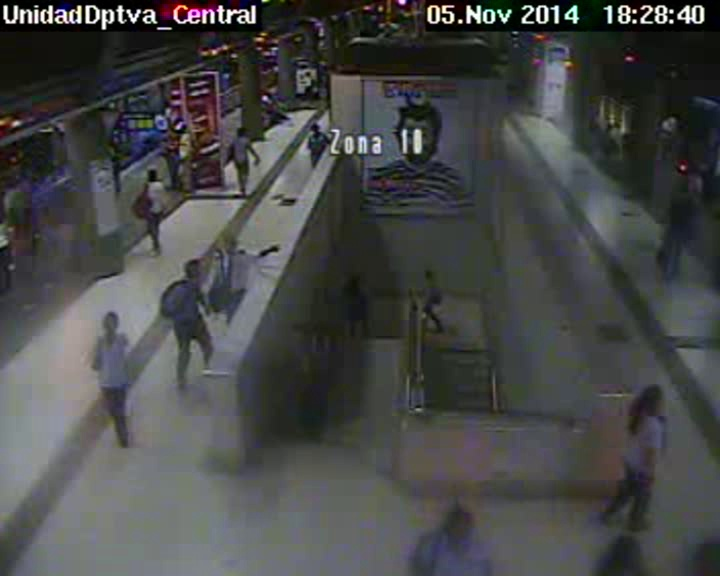
#> input picture dataset_size_changed/test/2014-11-05T23-24-17Z41151.NVR[UnidadDptva_Central].wmv_frame1000.jpg, 720 x 576 px, given as the content of the folder ./dataset/, which was not available
$ python Image_Pre_Treatment.py   (older library calls are emulated)
#> lines starting #> are read from the running program, lines starting #| are printed output that depends on the picture
from PIL import Image
import os, sys

_NEW_WIDTH = 1040
_NEW_HEIGHT = 1040
_SOURCE_DIRECTORY = "./dataset/"
_DESTINATION_DIRECTORY = "./dataset_size_changed/"

def change_image_size(source_directory, image_name, new_width, new_height,
    destination_directory):
#> called with source_directory = './dataset/', new_width = 1040, new_height = 1040, destination_directory = './dataset_size_changed/'
    image = Image.open(source_directory + image_name)
#> image is the input picture: PIL image 720x576 RGB; mean R, G, B 71.2, 72.5, 71.9
    resized_image = image.resize((new_width, new_height), Image.ANTIALIAS)
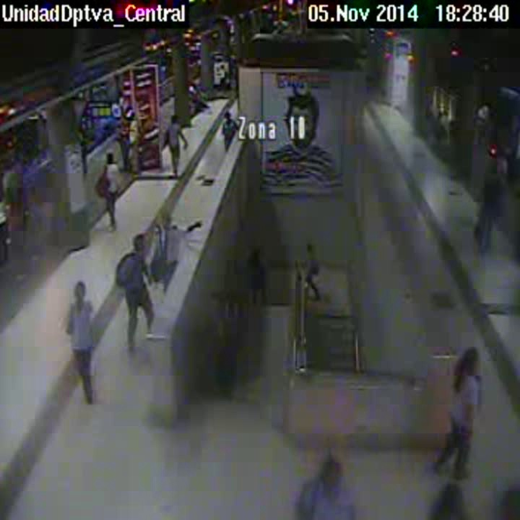
#> resized_image: PIL image 1040x1040 RGB (shown at 1/2 size); mean R, G, B 71.2, 72.5, 71.9
    resized_image.save(destination_directory + image_name)


def change_all_directory_images(source_directory, new_width, new_height,
    destination_directory):
    directory = os.listdir(source_directory)
    for image_name in directory:
        if os.path.isfile(source_directory + image_name):
            change_image_size(source_directory, image_name, new_width, new_height,
            destination_directory)

if __name__ == "__main__":
    change_all_directory_images(_SOURCE_DIRECTORY, _NEW_WIDTH, _NEW_HEIGHT,
    _DESTINATION_DIRECTORY)

$ run again, on dataset_size_changed/train/2014-11-05T23-24-17Z41151.NVR[UnidadDptva_Central].wmv_frame1600.jpg
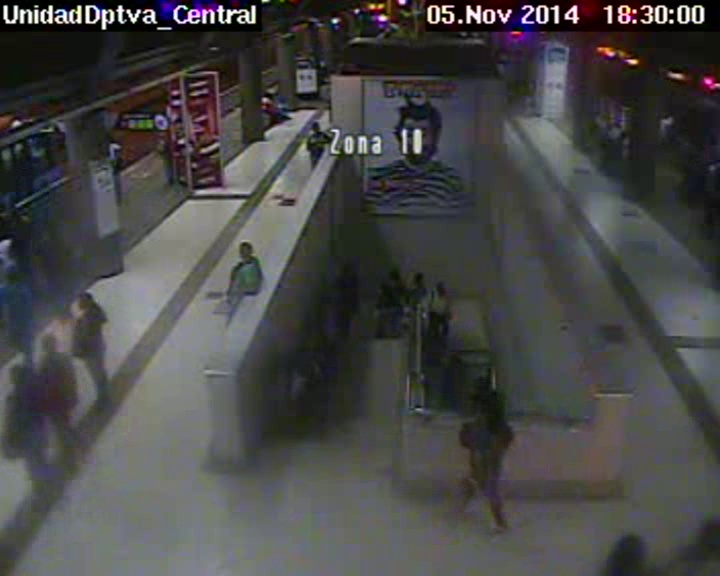
#> input picture dataset_size_changed/train/2014-11-05T23-24-17Z41151.NVR[UnidadDptva_Central].wmv_frame1600.jpg, 720 x 576 px, given as the content of the folder ./dataset/, which was not available
#> in change_image_size, image is the input picture: PIL image 720x576 RGB; mean R, G, B 71.8, 71.8, 71.2
#> in change_image_size, `resized_image = image.resize((new_width, new_height), Image.ANTIALIAS)`:
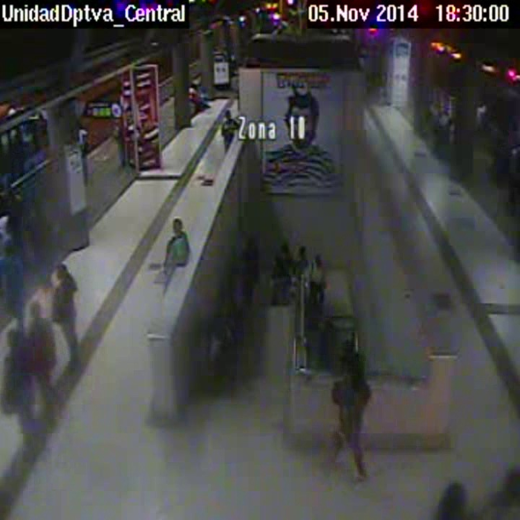
#> resized_image: PIL image 1040x1040 RGB (shown at 1/2 size); mean R, G, B 71.8, 71.8, 71.3
